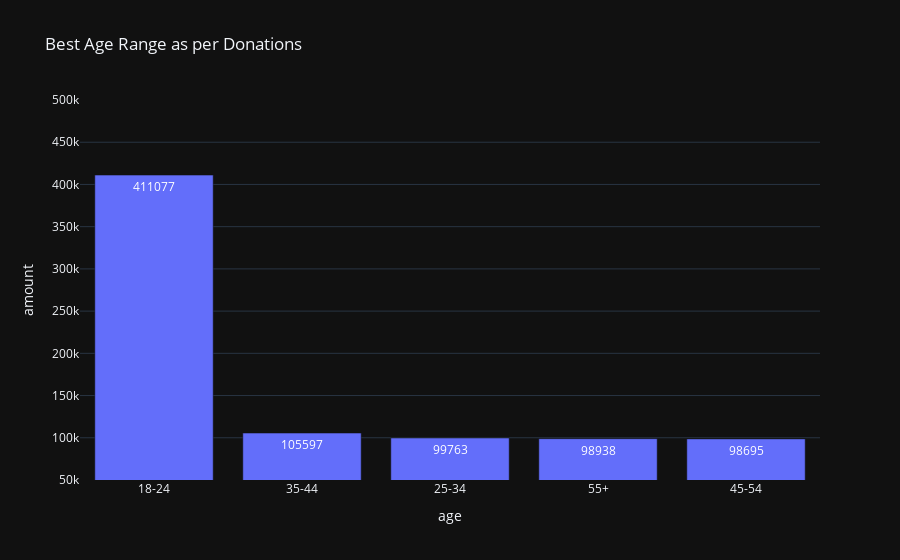

Notebook cell for this chart:
### Code cell
fig=px.bar(age_brackets,x = age_brackets.age, y = age_brackets.amount,title='</b>Best Age Range as per Donations</b>',text='amount',template='plotly_dark', range_y=[50000,500000])
fig.show()

### Figure 1 — Plotly figure (JSON) as saved in the notebook; plotly's stock layout.template omitted (floating-point values rounded to 4 significant figures)
{"data": [{"alignmentgroup": "True", "hovertemplate": "age=%{x}<br>amount=%{text}<extra></extra>", "legendgroup": "", "marker": {"color": "#636efa", "pattern": {"shape": ""}}, "name": "", "offsetgroup": "", "orientation": "v", "showlegend": false, "text": [411077, 105597, 99763, 98938, 98695], "textposition": "auto", "x": ["18-24", "35-44", "25-34", "55+", "45-54"], "xaxis": "x", "y": [411077, 105597, 99763, 98938, 98695], "yaxis": "y", "type": "bar"}], "layout": {"xaxis": {"anchor": "y", "domain": [0, 1], "title": {"text": "age"}}, "yaxis": {"anchor": "x", "domain": [0, 1], "title": {"text": "amount"}, "range": [50000, 500000]}, "legend": {"tracegroupgap": 0}, "title": {"text": "</b>Best Age Range as per Donations</b>"}, "barmode": "relative"}}
